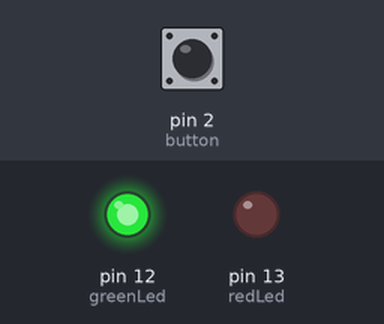
Bench run of a sketch on a simulated Arduino Uno, built with avr-gcc and run on an emulated ATmega328P. On the bench: output pins drawn as LEDs (lit = HIGH). The test bench sets the inputs (shaded band); at power-on: pin 2 (button) HIGH.

Above: at 1.2 s.
1.3 s: pin 2 (button) pulled LOW for 0.15 s
At 1.37 s:
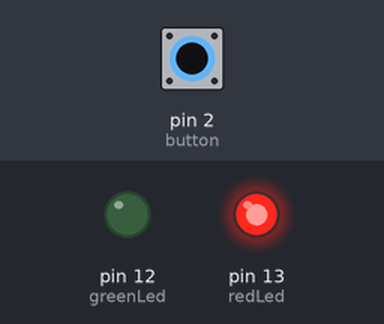
2.9 s: pin 2 (button) pulled LOW for 3.2 s
At 6.6 s:
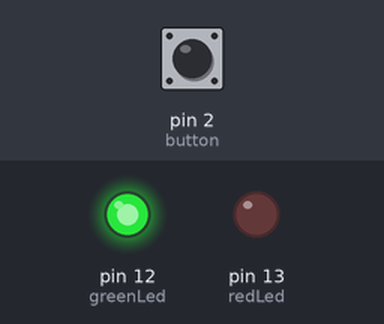
Timing chart, 0 to 8.1 s (numbered marks = the images above; inputs shaded):
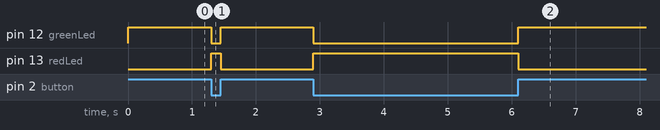

The sketch:

Button_Controlled_LEDs.ino
```cpp
int button =2;
int redLed = 13;
int greenLed =12;
void setup()
{
  pinMode(button, INPUT_PULLUP);
  pinMode(redLed, OUTPUT);
  pinMode(greenLed, OUTPUT);

}
void loop()
{
  if(digitalRead(button) ==LOW)
  {
    digitalWrite(redLed, HIGH);
    digitalWrite(greenLed, LOW);

  }
  else
  {
    digitalWrite(redLed, LOW);
    digitalWrite(greenLed, HIGH);
  }
}
```

Measured:
- after the input at 1.3 s, pin 12 (greenLed): HIGH → LOW at once, → HIGH 0.15 s later; pin 13 (redLed): LOW → HIGH at once, → LOW 0.15 s later
- after the input at 2.9 s, pin 12 (greenLed): HIGH → LOW at once, → HIGH 3.2 s later; pin 13 (redLed): LOW → HIGH at once, → LOW 3.2 s later
